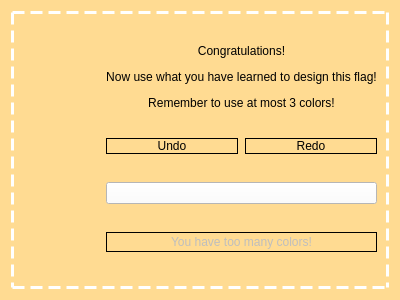
<?xml version="1.0" encoding="UTF-8"?>
<ui version="4.0">
 <class>FlagColoringPuzzle</class>
 <widget class="QWidget" name="FlagColoringPuzzle">
  <property name="geometry">
   <rect>
    <x>0</x>
    <y>0</y>
    <width>400</width>
    <height>300</height>
   </rect>
  </property>
  <property name="windowTitle">
   <string>Form</string>
  </property>
  <property name="styleSheet">
   <string notr="true">background-color: rgb(255, 219, 146);
</string>
  </property>
  <layout class="QHBoxLayout" name="horizontalLayout">
   <item>
    <widget class="QFrame" name="horizontalFrame">
     <property name="styleSheet">
      <string notr="true">QFrame#horizontalFrame {
	border: 3px dashed white;
}
</string>
     </property>
     <layout class="QHBoxLayout" name="horizontalLayout_3">
      <item>
       <widget class="FillableFlag" name="flag" native="true"/>
      </item>
      <item>
       <layout class="QVBoxLayout" name="verticalLayout">
        <property name="spacing">
         <number>7</number>
        </property>
        <property name="sizeConstraint">
         <enum>QLayout::SetDefaultConstraint</enum>
        </property>
        <item>
         <widget class="QLabel" name="label">
          <property name="sizePolicy">
           <sizepolicy hsizetype="Preferred" vsizetype="Maximum">
            <horstretch>0</horstretch>
            <verstretch>0</verstretch>
           </sizepolicy>
          </property>
          <property name="styleSheet">
           <string notr="true">font: 300 8pt &quot;Bookman Old Style&quot;;
color: rgb(0, 0, 0);</string>
          </property>
          <property name="text">
           <string>&lt;html&gt;&lt;head/&gt;&lt;body&gt;&lt;p&gt;Congratulations!&lt;/p&gt;&lt;p&gt;Now use what you have learned to design this flag!&lt;/p&gt;&lt;p&gt;Remember to use at most 3 colors!&lt;/p&gt;&lt;/body&gt;&lt;/html&gt;</string>
          </property>
          <property name="alignment">
           <set>Qt::AlignCenter</set>
          </property>
         </widget>
        </item>
        <item>
         <layout class="QHBoxLayout" name="horizontalLayout_2">
          <item>
           <widget class="QPushButton" name="undo">
            <property name="styleSheet">
             <string notr="true">font: 300 10pt &quot;Bookman Old Style&quot;;
background-color: transparent;
border: 1px solid black;</string>
            </property>
            <property name="text">
             <string>Undo</string>
            </property>
           </widget>
          </item>
          <item>
           <widget class="QPushButton" name="redo">
            <property name="styleSheet">
             <string notr="true">font: 300 10pt &quot;Bookman Old Style&quot;;
background-color: transparent;
border: 1px solid black;</string>
            </property>
            <property name="text">
             <string>Redo</string>
            </property>
           </widget>
          </item>
         </layout>
        </item>
        <item>
         <widget class="QPushButton" name="colorPaletteButton">
          <property name="sizePolicy">
           <sizepolicy hsizetype="Preferred" vsizetype="Fixed">
            <horstretch>0</horstretch>
            <verstretch>0</verstretch>
           </sizepolicy>
          </property>
          <property name="styleSheet">
           <string notr="true">background-color: white</string>
          </property>
          <property name="text">
           <string/>
          </property>
         </widget>
        </item>
        <item>
         <widget class="QPushButton" name="doneButton">
          <property name="enabled">
           <bool>false</bool>
          </property>
          <property name="minimumSize">
           <size>
            <width>0</width>
            <height>20</height>
           </size>
          </property>
          <property name="styleSheet">
           <string notr="true">font: 300 10pt &quot;Bookman Old Style&quot;;
background-color: transparent;
border: 1px solid black;</string>
          </property>
          <property name="text">
           <string>You have too many colors!</string>
          </property>
          <property name="checkable">
           <bool>false</bool>
          </property>
         </widget>
        </item>
       </layout>
      </item>
     </layout>
    </widget>
   </item>
  </layout>
 </widget>
 <customwidgets>
  <customwidget>
   <class>FillableFlag</class>
   <extends>QWidget</extends>
   <header>fillableflag.h</header>
   <container>1</container>
  </customwidget>
 </customwidgets>
 <resources/>
 <connections/>
</ui>
